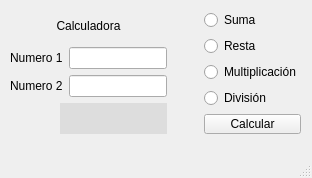
<?xml version="1.0" encoding="UTF-8"?>
<ui version="4.0">
 <class>MainWindow</class>
 <widget class="QMainWindow" name="MainWindow">
  <property name="geometry">
   <rect>
    <x>0</x>
    <y>0</y>
    <width>312</width>
    <height>178</height>
   </rect>
  </property>
  <property name="windowTitle">
   <string>MainWindow</string>
  </property>
  <widget class="QWidget" name="centralwidget">
   <widget class="QWidget" name="horizontalLayoutWidget_3">
    <property name="geometry">
     <rect>
      <x>10</x>
      <y>10</y>
      <width>291</width>
      <height>124</height>
     </rect>
    </property>
    <layout class="QHBoxLayout" name="horizontalLayout_3">
     <item>
      <layout class="QVBoxLayout" name="verticalLayout_2">
       <item>
        <widget class="QLabel" name="titulo">
         <property name="styleSheet">
          <string notr="true">font: 75 20pt &quot;MS Shell Dlg 2&quot;;</string>
         </property>
         <property name="text">
          <string>Calculadora</string>
         </property>
         <property name="alignment">
          <set>Qt::AlignCenter</set>
         </property>
        </widget>
       </item>
       <item>
        <layout class="QHBoxLayout" name="horizontalLayout">
         <item>
          <widget class="QLabel" name="label">
           <property name="text">
            <string>Numero 1</string>
           </property>
          </widget>
         </item>
         <item>
          <widget class="QLineEdit" name="num1"/>
         </item>
        </layout>
       </item>
       <item>
        <layout class="QHBoxLayout" name="horizontalLayout_2">
         <item>
          <widget class="QLabel" name="label_2">
           <property name="text">
            <string>Numero 2</string>
           </property>
          </widget>
         </item>
         <item>
          <widget class="QLineEdit" name="num2"/>
         </item>
        </layout>
       </item>
       <item>
        <layout class="QHBoxLayout" name="horizontalLayout_4">
         <item>
          <spacer name="horizontalSpacer_2">
           <property name="orientation">
            <enum>Qt::Horizontal</enum>
           </property>
           <property name="sizeType">
            <enum>QSizePolicy::Fixed</enum>
           </property>
           <property name="sizeHint" stdset="0">
            <size>
             <width>50</width>
             <height>20</height>
            </size>
           </property>
          </spacer>
         </item>
         <item>
          <widget class="QLabel" name="resultado">
           <property name="styleSheet">
            <string notr="true">font: 14pt &quot;MS Shell Dlg 2&quot;;
background-color: rgb(221, 221, 221);</string>
           </property>
           <property name="text">
            <string/>
           </property>
           <property name="alignment">
            <set>Qt::AlignCenter</set>
           </property>
          </widget>
         </item>
        </layout>
       </item>
      </layout>
     </item>
     <item>
      <spacer name="horizontalSpacer">
       <property name="orientation">
        <enum>Qt::Horizontal</enum>
       </property>
       <property name="sizeHint" stdset="0">
        <size>
         <width>40</width>
         <height>20</height>
        </size>
       </property>
      </spacer>
     </item>
     <item>
      <layout class="QVBoxLayout" name="verticalLayout">
       <item>
        <widget class="QRadioButton" name="suma">
         <property name="text">
          <string>Suma</string>
         </property>
        </widget>
       </item>
       <item>
        <widget class="QRadioButton" name="resta">
         <property name="text">
          <string>Resta</string>
         </property>
        </widget>
       </item>
       <item>
        <widget class="QRadioButton" name="producto">
         <property name="text">
          <string>Multiplicación</string>
         </property>
        </widget>
       </item>
       <item>
        <widget class="QRadioButton" name="division">
         <property name="text">
          <string>División</string>
         </property>
        </widget>
       </item>
       <item>
        <widget class="QPushButton" name="boton_calcular">
         <property name="text">
          <string>Calcular</string>
         </property>
        </widget>
       </item>
      </layout>
     </item>
    </layout>
   </widget>
  </widget>
  <widget class="QMenuBar" name="menubar">
   <property name="geometry">
    <rect>
     <x>0</x>
     <y>0</y>
     <width>312</width>
     <height>21</height>
    </rect>
   </property>
  </widget>
  <widget class="QStatusBar" name="statusbar"/>
 </widget>
 <resources/>
 <connections/>
</ui>
